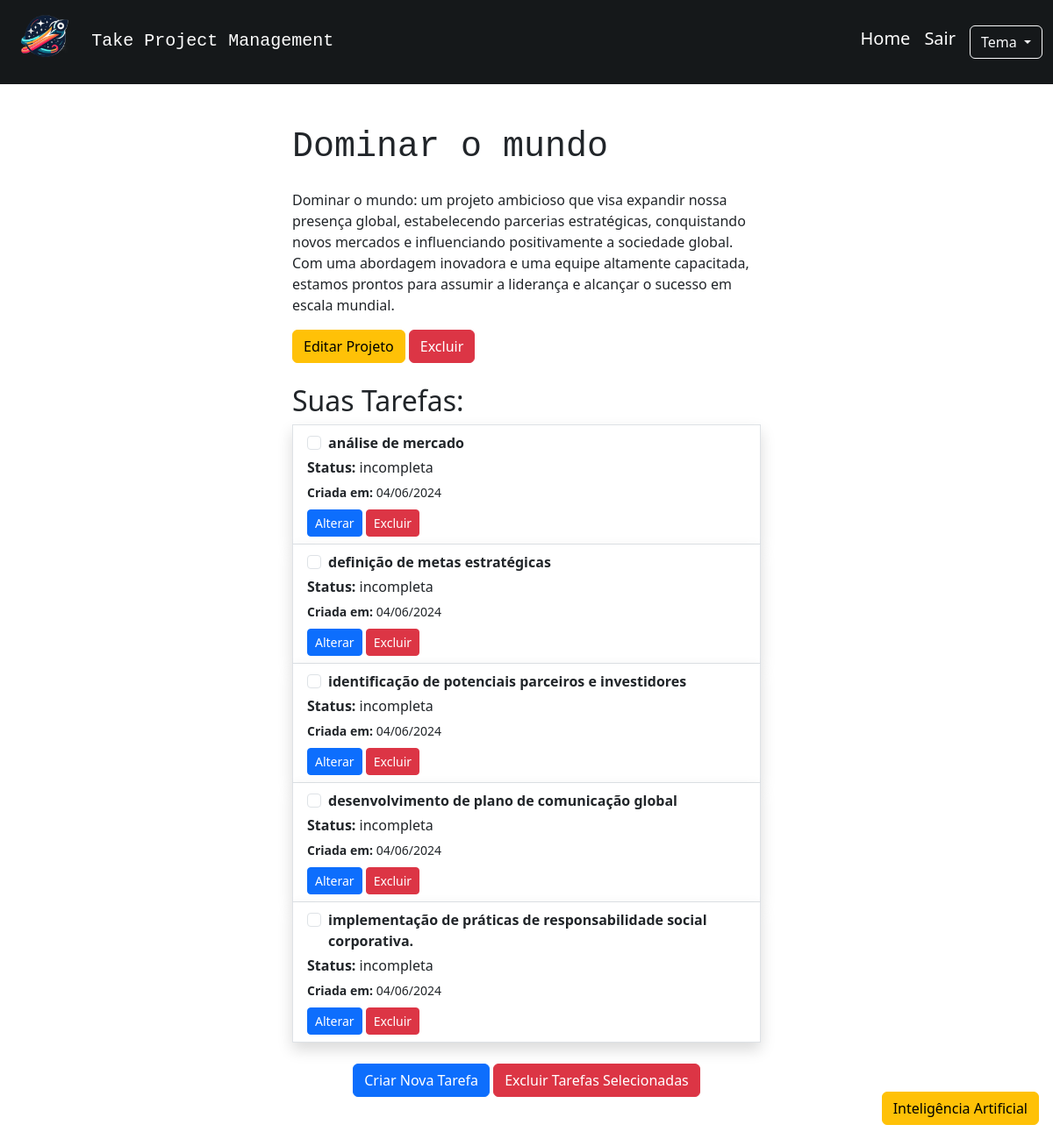
/projeto/1 (signed in), run on the app's committed database.
### app.py (models this page shows, shortened)
class Projeto(db.Model):
    __tablename__ = 'projeto'
    id = db.Column(db.Integer, primary_key=True)
    nome_projeto = db.Column(db.String(80), nullable=False)
    descricao_projeto = db.Column(db.String())
    usuario_id = db.Column(db.Integer, db.ForeignKey('usuario.id'), nullable=False)
    usuario = db.relationship('Usuario', backref=db.backref('projetos', lazy=True))
    tarefas = db.relationship('Tarefa', backref='projeto_rel', cascade="all, delete-orphan", lazy=True)

class Tarefa(db.Model):
    __tablename__ = 'tarefa'
    id = db.Column(db.Integer, primary_key=True)
    nome_tarefa = db.Column(db.String(80), nullable=False)
    status = db.Column(db.String(30), nullable=False, default='incompleta')
    data_criacao = db.Column(db.DateTime, nullable=False, default=lambda: datetime.now())
    data_entrega = db.Column(db.DateTime)
    projeto_id = db.Column(db.Integer, db.ForeignKey('projeto.id'), nullable=False)
    projeto = db.relationship('Projeto', backref=db.backref('projeto_rel', lazy=True))

### app.py (the view)
@app.route('/projeto/<int:projeto_id>', methods=['GET'])
def projeto_especifico(projeto_id):
    if not ('usuario_id' in session):
        flash('Você precisa estar logado para acessar esta página', 'warning')
        return redirect(url_for('index'))
    if not VerificarPermissoes.verificar_permissao_projeto(projeto_id):
        return redirect(url_for('index'))
    projeto = Projeto.query.get(projeto_id)
    if not projeto:
        flash('O projeto especificado não foi encontrado', 'danger')
        return redirect(url_for('index'))
    return render_template('projeto_especifico.html', projeto=projeto)

### app.py (called while the page is built)
    @staticmethod
    def verificar_permissao_projeto(projeto_id):
        projeto = Projeto.query.filter_by(id=projeto_id, usuario_id=session['usuario_id']).first()
        if not projeto:
            flash('Você não tem permissão para acessar este projeto.', 'danger')
            return False
        return True

### templates/projeto_especifico.html (shortened to what this page needs)
{% extends 'base.html' %}
{% block content %}
<div class="container">
    <div class="row justify-content-center">
        <div class="col-md-6">
            <h1 class="mb-4 font-monospace">{{ projeto.nome_projeto }}</h1>
            <p class="card-text ">{% if projeto.descricao_projeto %} {{ projeto.descricao_projeto }} {% endif %}</p>
            <button type="button" class="btn btn-warning" data-bs-toggle="modal" data-bs-target="#modalEditarProjeto{{ projeto.id }}">
                Editar Projeto
            </button>
            <button type="button" class="btn btn-danger" data-bs-toggle="modal" data-bs-target="#modalExcluirProjeto{{ projeto.id }}">
                Excluir
            </button>
            <h2 class="mt-4">Suas Tarefas:</h2>
            <div class="list-group">
                <form action=" {{ url_for('excluir_tarefas_selecionadas', projeto_id=projeto.id) }}" method="POST" id="formExcluirTarefas">
                    {% for tarefa in projeto.tarefas %}
                        <div class="list-group-item shadow">
                            <div class="form-check">
                                <input class="form-check-input tarefa-checkbox" type="checkbox" value="{{ tarefa.id }}" id="tarefa-checkbox-{{ tarefa.id }}" name="tarefas_selecionadas[]">
                                <label class="form-check-label" for="tarefa-checkbox-{{ tarefa.id }}">
                                    <b>{{ tarefa.nome_tarefa }}</b>
                                </label>
                            </div>
                            <p class="mb-1 mt-1"><b>Status:</b> {{ tarefa.status }}</p>
                            <small><b>Criada em: </b>{{ tarefa.data_criacao.strftime('%d/%m/%Y') }}</small> <br>
                            <div class="mt-2">
                                <button type="button" class="btn btn-sm btn-primary" data-bs-toggle="modal" data-bs-target="#modalAlterarTarefa{{ tarefa.id }}">Alterar</button>
                                <button type="button" class="btn btn-sm btn-danger" data-bs-toggle="modal" data-bs-target="#modalExcluirTarefa{{ tarefa.id }}">Excluir</button>
                            </div>
                        </div>
                    {% endfor %}
                    <div class="text-center mt-4">
                        <button type="button" class="btn btn-primary" data-bs-toggle="modal" data-bs-target="#modalCriarTarefa">Criar Nova Tarefa</button>
                        <button type="button" class="btn btn-danger" id="btnAbrirModalExclusao">Excluir Tarefas Selecionadas</button>
                    </div>
                </form>
            </div>
        </div>
    </div>
</div>
<div class="position-fixed bottom-0 end-0 m-3">
    <button type="button" class="btn btn-warning" data-bs-toggle="modal" data-bs-target="#modalAcoesIA">
        Inteligência Artificial
    </button>
</div>
{% endblock %}

### data on the page
Projeto: nome_projeto "Dominar o mundo", descricao_projeto "Dominar o mundo: um projeto ambicioso que visa expandir nossa presença global, estabelecendo parcerias estratégicas, conquistando novos mercados e influenciando positivamente a sociedade global. Com uma abordagem inovadora e uma equipe altamente capacitada, estamos prontos para assumir a liderança e alcançar o sucesso em escala mundial."
Tarefa: nome_tarefa "análise de mercado", status "incompleta", data_criacao "04/06/2024"
Tarefa: nome_tarefa "definição de metas estratégicas", status "incompleta", data_criacao "04/06/2024"
Tarefa: nome_tarefa "identificação de potenciais parceiros e investidores", status "incompleta", data_criacao "04/06/2024"
Tarefa: nome_tarefa "desenvolvimento de plano de comunicação global", status "incompleta", data_criacao "04/06/2024"
Tarefa: nome_tarefa "implementação de práticas de responsabilidade social corporativa.", status "incompleta", data_criacao "04/06/2024"
